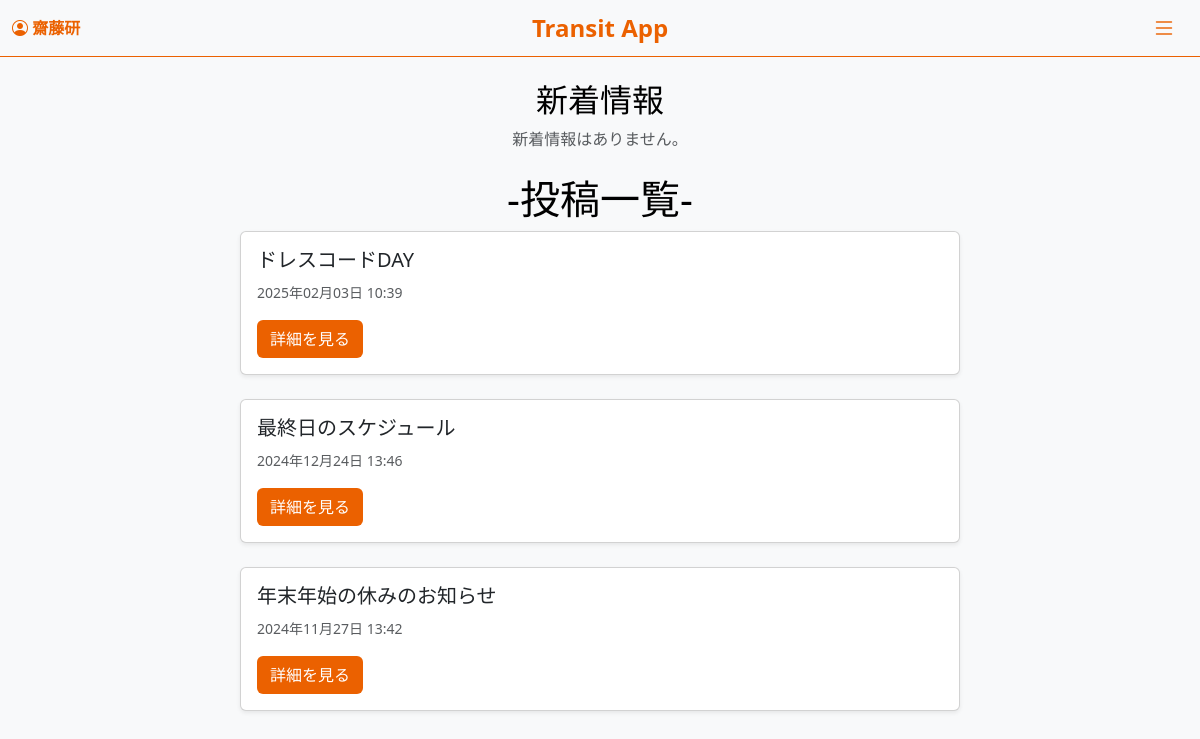
The app's page / (signed in), older data.
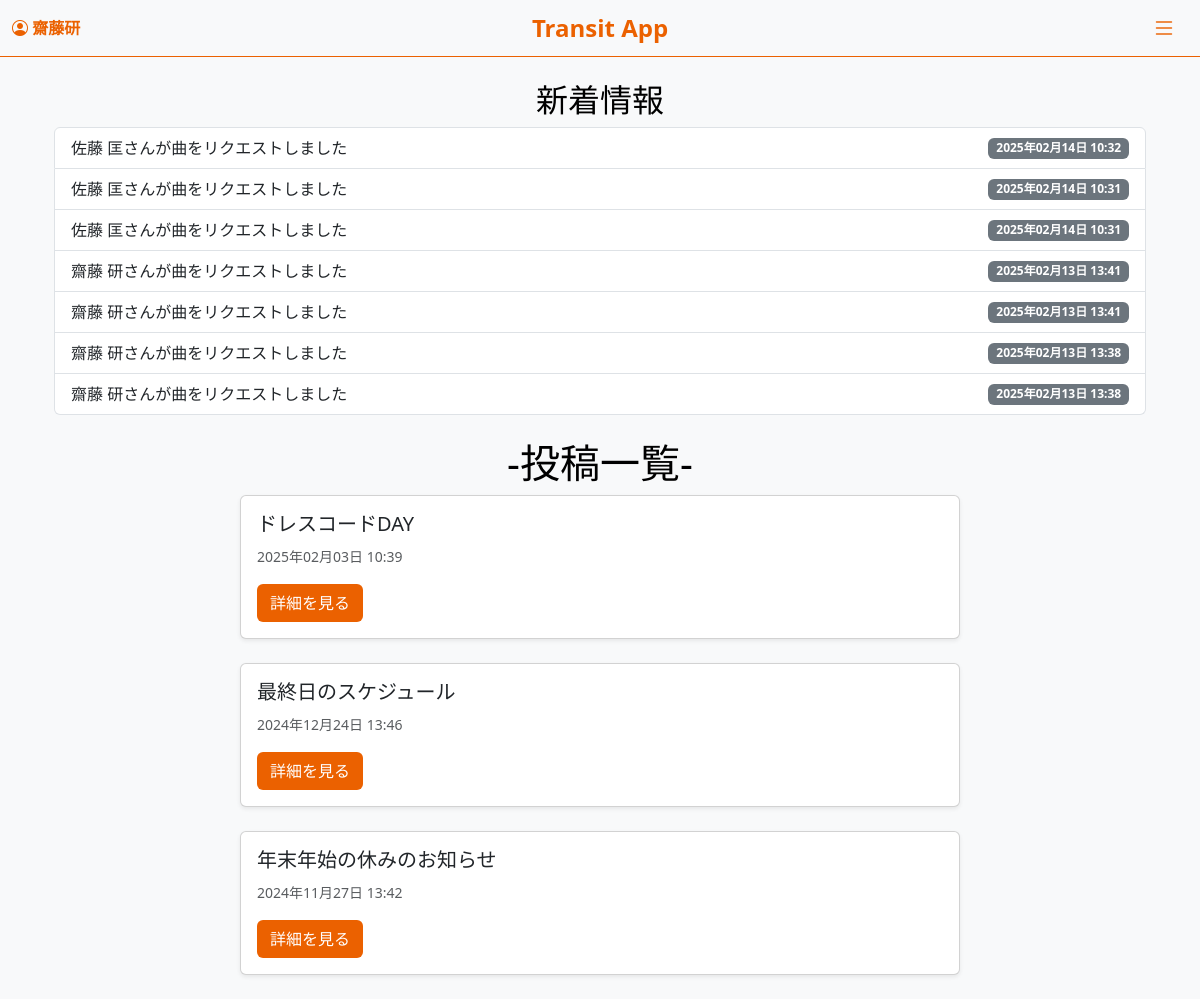
The same page, newer data.
### accounts/models.py (models this page shows, shortened)
class SongRequest(models.Model):
    user = models.ForeignKey(settings.AUTH_USER_MODEL, on_delete=models.CASCADE)
    artist = models.CharField(max_length=100)
    song_name = models.CharField(max_length=100)
    request_date = models.DateTimeField(auto_now_add=True)
    likes = models.ManyToManyField(settings.AUTH_USER_MODEL, related_name='liked_requests', blank=True)

### accounts/views.py (the view, shortened to what this page needs)
# urls.py: path('', views.index, name='index'),
@login_required
def index(request):
    posts = Post.objects.all().order_by('-created_at')[:10]
    song_requests = SongRequest.objects.all()
    one_day_ago = now() - timedelta(days=1)
    new_movies = FavoriteMovies.objects.filter(created_at__gte=one_day_ago)
    new_requests = SongRequest.objects.filter(request_date__gte=one_day_ago)
    recent_favorite_movie_comments = FavoriteMoviesComment.objects.filter(
        created_at__gte=one_day_ago,
        favorite_movies__user=request.user  # 自分の投稿へのコメント
    ).exclude(user=request.user)  # 自分が投稿したコメントは除外
    recent_updates = []
    for requests in new_requests:
        recent_updates.append({
            "type": "song_request",
            "title": f"{requests.user.last_name} {requests.user.first_name}さんが曲をリクエストしました",
            "url": reverse("song_request_list"),
            "created_at": requests.request_date,
        })
    recent_updates.sort(key=lambda x: x["created_at"], reverse=True)
    return render(request, 'accounts/index.html', {
        'posts': posts,
        'recent_updates': recent_updates,
    })

### accounts/templates/accounts/index.html
{% extends 'accounts/base.html' %}
{% block content %}
    <div class="container mt-4">
        <h2 class="text-center">新着情報</h2>
        <div class="mb-4">
            {% if recent_updates %}
                <ul class="list-group">
                    {% for update in recent_updates %}
                        <li class="list-group-item d-flex justify-content-between align-items-center">
                            <a href="{{ update.url }}" class="text-dark" style="text-decoration: none;">
                                {{ update.title }}
                            </a>
                            <span class="badge bg-secondary">{{ update.created_at|date:"Y年m月d日 H:i" }}</span>
                        </li>
                    {% endfor %}
                </ul>
            {% else %}
                <p class="text-muted text-center">新着情報はありません。</p>
            {% endif %}
        </div>
        <h1 class="text-center">-投稿一覧-</h1>
        <div class="row justify-content-center">
            {% for post in posts %}
                <div class="col-md-8 mb-4">
                    <div class="card shadow-sm">
                        <div class="card-body">
                            <h5 class="card-title">{{ post.title }}</h5>
                            <p class="card-text"><small class="text-muted">{{ post.created_at|date:"Y年m月d日 H:i" }}</small></p>
                            <a href="{% url 'post_detail' post.slug %}" class="btn btn-eb6100">詳細を見る</a>
                        </div>
                    </div>
                </div>
            {% endfor %}
        </div>
    </div>
{% endblock %}

Row changes from the older to the newer data that the page shows:
added SongRequest: created_at "2025年02月14日 10:32"
added SongRequest: created_at "2025年02月14日 10:31"
added SongRequest: created_at "2025年02月14日 10:31"
added SongRequest: created_at "2025年02月13日 13:41"
added SongRequest: created_at "2025年02月13日 13:41"
added SongRequest: created_at "2025年02月13日 13:38"
added SongRequest: created_at "2025年02月13日 13:38"
Text that changed along with them:
new list line: "佐藤 匡さんが曲をリクエストしました"
new list line: "齋藤 研さんが曲をリクエストしました"
text no longer shown: "新着情報はありません。"
